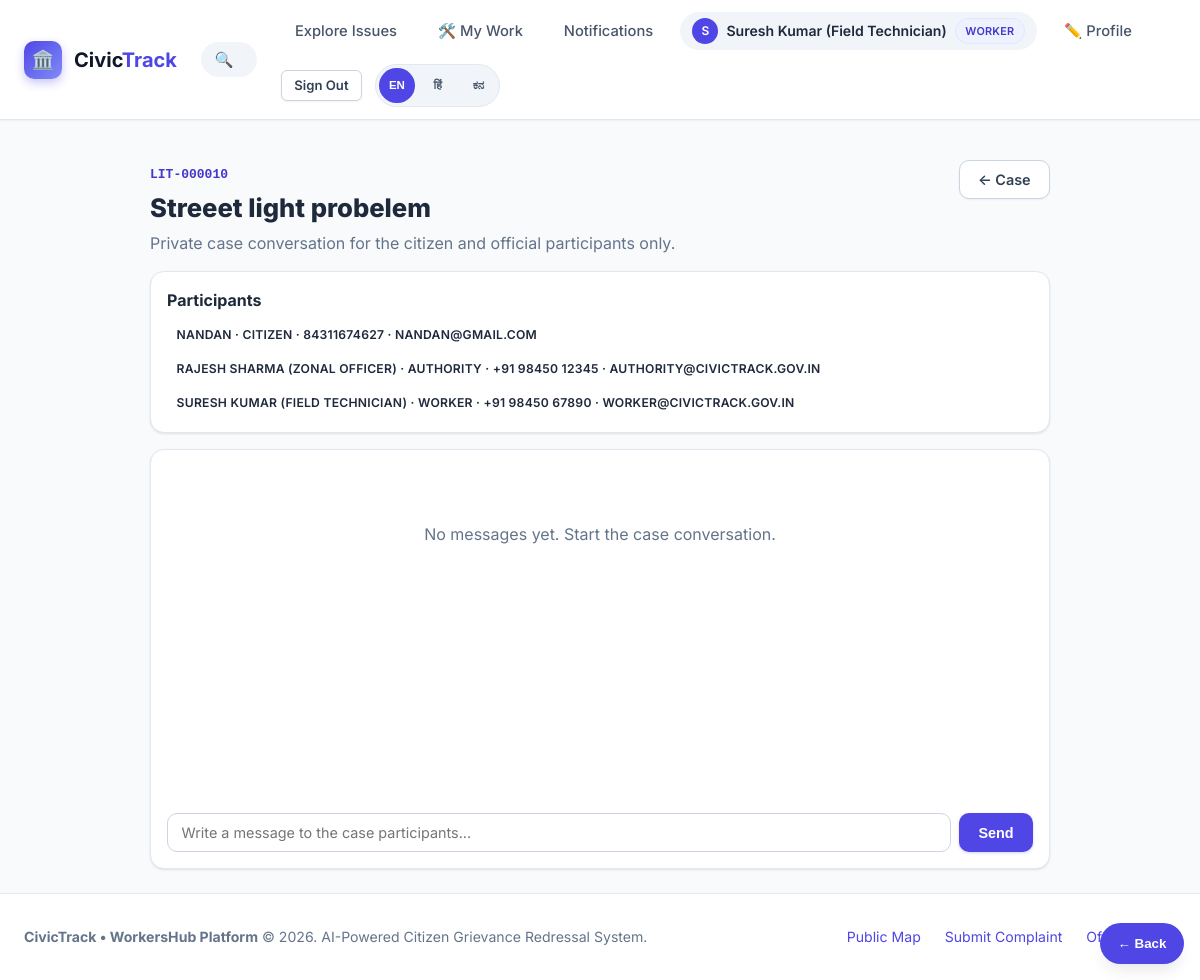
/issue/10/chat (signed in), run on an earlier commit of the app's database.
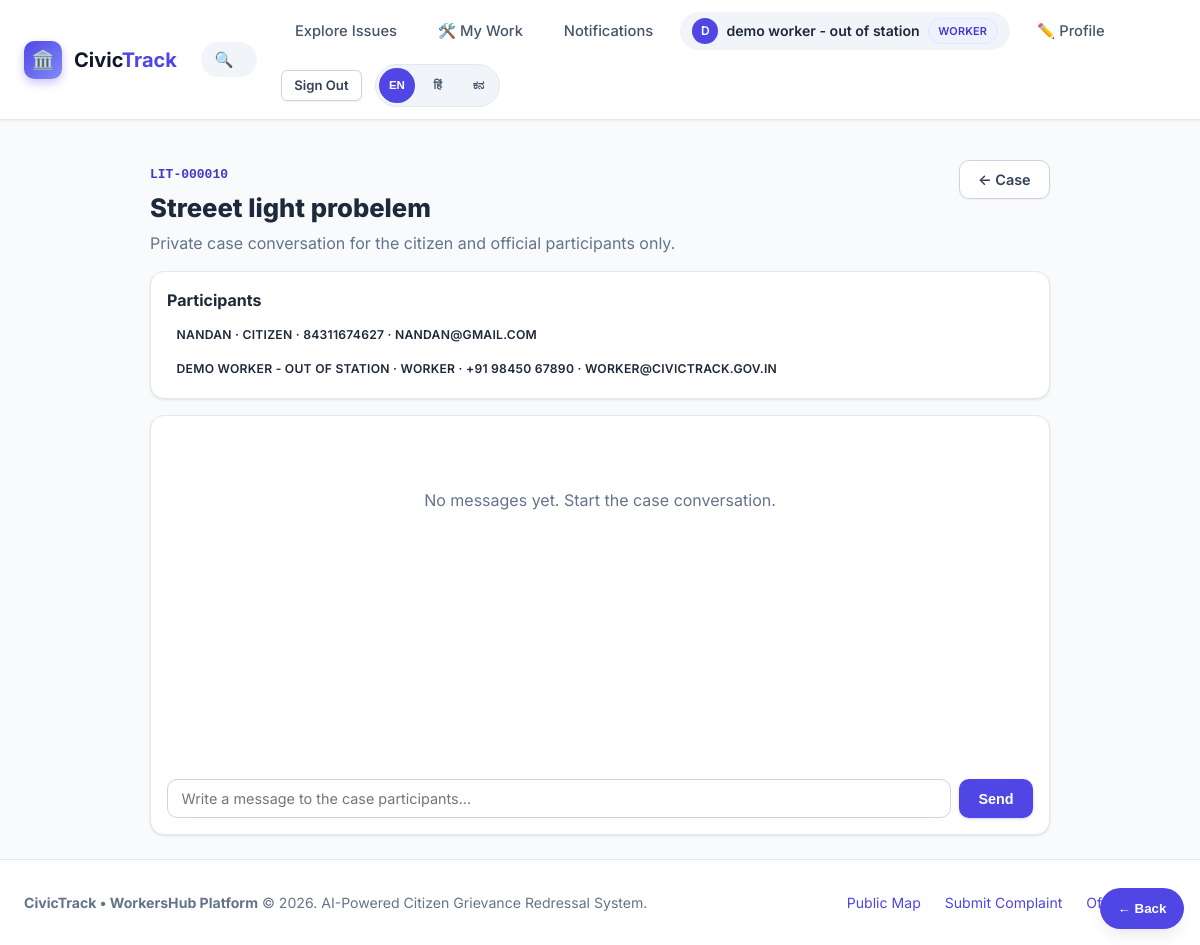
And on a later commit of the database.
### models.py (models this page shows, shortened)
class User(UserMixin, db.Model):
    __tablename__ = "users"
    id = db.Column(db.Integer, primary_key=True)
    name = db.Column(db.String(120), nullable=False)
    email = db.Column(db.String(160), unique=True, nullable=False, index=True)
    password_hash = db.Column(db.String(255), nullable=False)
    role = db.Column(db.String(20), nullable=False, default="citizen")  # citizen | authority | worker | admin
    phone = db.Column(db.String(20), nullable=True)
    state = db.Column(db.String(100), nullable=True)
    district = db.Column(db.String(100), nullable=True)
    city_town = db.Column(db.String(120), nullable=True)
    department = db.Column(db.String(100), nullable=True)  # For authority/worker: e.g. Roads, Sanitation
    profile_photo = db.Column(db.String(255), nullable=True)
    is_verified = db.Column(db.Boolean, nullable=False, default=False)
    created_at = db.Column(db.DateTime, default=datetime.utcnow)
    reported_issues = db.relationship("Issue", backref="reporter", lazy="dynamic",
                                      foreign_keys="Issue.reporter_id")
    assigned_issues = db.relationship("Issue", backref="assignee", lazy="dynamic",
                                      foreign_keys="Issue.assigned_to_id")
    assignments = db.relationship("IssueAssignment", backref="user", lazy="dynamic",
                                  foreign_keys="IssueAssignment.user_id", cascade="all, delete-orphan")
    chat_messages = db.relationship("ChatMessage", backref="sender", lazy="dynamic",
                                    foreign_keys="ChatMessage.user_id", cascade="all, delete-orphan")
    upvotes = db.relationship("Upvote", backref="user", lazy="dynamic", cascade="all, delete-orphan")
    notifications = db.relationship("Notification", backref="user", lazy="dynamic", cascade="all, delete-orphan")
    @property
    def is_admin(self):
        return self.role == "admin"

### app.py (the view, shortened to what this page needs)
@app.route("/issue/<int:issue_id>/chat", methods=["GET","POST"])
@login_required
def issue_chat(issue_id):
    issue=Issue.query.get_or_404(issue_id)
    if not can_chat_on_issue(issue): abort(403)
    messages=issue.chat_messages.order_by(ChatMessage.created_at.asc()).all(); people=[issue.reporter]+[a.user for a in issue.assignments.filter(IssueAssignment.status.in_(["pending","accepted"])).all()]; people=list({u.id:u for u in people}.values())
    return render_template("chat.html",issue=issue,messages=messages,participants=people,chat_open=issue.status!="Resolved")

### app.py (called while the page is built)
@login_manager.user_loader
def load_user(user_id):
    return User.query.get(int(user_id))

@app.context_processor
def inject_global_data():
    unread_notifications_count = 0
    if current_user.is_authenticated:
        unread_notifications_count = Notification.query.filter_by(
            user_id=current_user.id, is_read=False
        ).count()
    return {
        "unread_notifications_count": unread_notifications_count,
        "CATEGORIES": Config.CATEGORIES,
        "STATUSES": Config.STATUSES,
        "PRIORITIES": Config.PRIORITIES,
        "current_year": datetime.utcnow().year,
    }

def can_chat_on_issue(issue):
    if current_user.is_admin:
        return True
    if current_user.role == "citizen":
        return current_user.id == issue.reporter_id
    if current_user.role == "authority":
        return same_location(current_user, issue) and current_user.is_verified
    if current_user.role == "worker":
        return IssueAssignment.query.filter_by(issue_id=issue.id,user_id=current_user.id).filter(IssueAssignment.status.in_(["pending","accepted"])).first() is not None
    return False

### templates/chat.html (shortened to what this page needs)
{% extends "base.html" %}
{% block content %}
<div style="max-width:900px;margin:auto"><div style="display:flex;justify-content:space-between;gap:1rem;align-items:flex-start;margin-bottom:1rem"><div><span style="font-family:monospace;color:var(--primary-700);font-weight:800">{{ issue.case_code }}</span><h1 style="font-size:1.6rem;font-weight:800;margin:.25rem 0">{{ issue.title }}</h1><p style="color:var(--slate-500)">Private case conversation for the citizen and official participants only.</p></div><a href="{{ url_for('issue_detail',issue_id=issue.id) }}" class="btn btn-secondary">← Case</a></div>
<div class="card" style="padding:1rem;margin-bottom:1rem"><b>Participants</b><div style="display:flex;gap:.5rem;flex-wrap:wrap;margin-top:.6rem">{% for p in participants %}<span class="badge">{{ p.name }} · {{ p.role|title }} · {{ p.phone or 'No phone' }} · {{ p.email }}</span>{% endfor %}</div></div>
<div class="card" style="padding:1rem;min-height:420px;display:flex;flex-direction:column"><div style="flex:1;display:flex;flex-direction:column;gap:.75rem;max-height:520px;overflow:auto;padding:.5rem">{% for m in messages %}<div style="max-width:78%;align-self:{% if m.user_id==current_user.id %}flex-end{% else %}flex-start{% endif %};padding:.7rem .9rem;border:1px solid var(--border-subtle);border-radius:14px;background:{% if m.user_id==current_user.id %}var(--slate-50){% else %}#fff{% endif %}"><div style="font-size:.72rem;color:var(--slate-500);margin-bottom:.25rem"><b>{{ m.sender.name }}</b> · {{ m.sender.role|title }} · {{ m.created_at.strftime('%d %b, %I:%M %p') }}</div><div>{{ m.message }}</div></div>{% else %}<div style="text-align:center;color:var(--slate-500);padding:3rem">No messages yet. Start the case conversation.</div>{% endfor %}</div>{% if chat_open %}<form method="POST" style="display:flex;gap:.5rem;margin-top:1rem"><input name="message" class="form-control" placeholder="Write a message to the case participants..." maxlength="2000" required><button class="btn btn-primary">Send</button></form>{% else %}<div class="alert alert-info" style="margin-top:1rem">This case is completed. Chat is now read-only.</div>{% endif %}</div></div>
{% endblock %}

### templates/base.html (shortened to what the changed rows need)
<!DOCTYPE html>
<html lang="en">
<head>
  <link rel="stylesheet" href="https://unpkg.com/leaflet@1.9.4/dist/leaflet.css" />
  <link rel="stylesheet" href="{{ url_for('static', filename='css/style.css') }}">
</head>
<body>
  <nav class="navbar">
    <div class="nav-container">
      <ul class="nav-menu">
        {% if current_user.is_authenticated %}
          {% if current_user.is_admin %}
            <li>
              <a href="{{ url_for('admin_panel') }}" class="nav-link {% if request.endpoint == 'admin_panel' %}active{% endif %}" data-i18n="navAdmin">
                ⚙️ Admin
              </a>
            </li>
          {% elif current_user.role == 'worker' %}
            <li><a href="{{ url_for('dashboard') }}" class="nav-link">🛠️ My Work</a></li>
          {% elif current_user.is_authority %}
            <li><a href="{{ url_for('dashboard') }}" class="nav-link">⚙️ Authority Queue</a></li>
            <li><a href="{{ url_for('authority_history') }}" class="nav-link">📚 History</a></li>
          {% else %}
            <li><a href="{{ url_for('my_reports') }}" class="nav-link">📋 My Active Reports</a></li>
            <li><a href="{{ url_for('client_history') }}" class="nav-link">📚 My History</a></li>
          {% endif %}
          <li>
            <a href="{{ url_for('notifications') }}" class="nav-link {% if request.endpoint == 'notifications' %}active{% endif %}" data-i18n="notifications">
            </a>
          </li>
          <li>
            <div class="user-pill">
              {% if current_user.profile_photo %}
                <img src="{{ url_for('static', filename='uploads/' + current_user.profile_photo) }}" alt="{{ current_user.name }}" class="user-avatar small-user-avatar">
              {% else %}
                <span class="user-avatar">{{ current_user.name[0] | upper }}</span>
              {% endif %}
              <span>{{ current_user.name }}</span>
              <span class="badge {% if current_user.role == 'worker' %}badge-acknowledged{% elif current_user.is_admin %}badge-priority-urgent{% else %}badge-acknowledged{% endif %}" style="font-size: 0.68rem;">
                {{ current_user.role }}
              </span>
            </div>
          </li>
          <li>
            <a href="{{ url_for('profile_edit') }}" class="nav-link {% if request.endpoint == 'profile_edit' %}active{% endif %}" title="Edit your profile">
              ✏️ Profile
            </a>
          </li>
          <li>
            <a href="{{ url_for('logout') }}" class="btn btn-sm btn-secondary" data-i18n="navSignOut">
            </a>
          </li>
        {% endif %}
      </ul>
    </div>
  </nav>
  <main class="main-content">
    {% block content %}{% endblock %}
  </main>
</body>
</html>

What changed in the data, as far as the page shows it:
no longer on this page (row edited): User: name "RAJESH SHARMA (ZONAL OFFICER)", role "AUTHORITY", phone "+91 98450 12345", email "AUTHORITY@CIVICTRACK.GOV.IN"
changed User "WORKER": name "S" → "D"; name "Suresh Kumar (Field Technician)" → "demo worker - out of station"; name "SURESH KUMAR (FIELD TECHNICIAN)" → "DEMO WORKER - OUT OF STATION"
